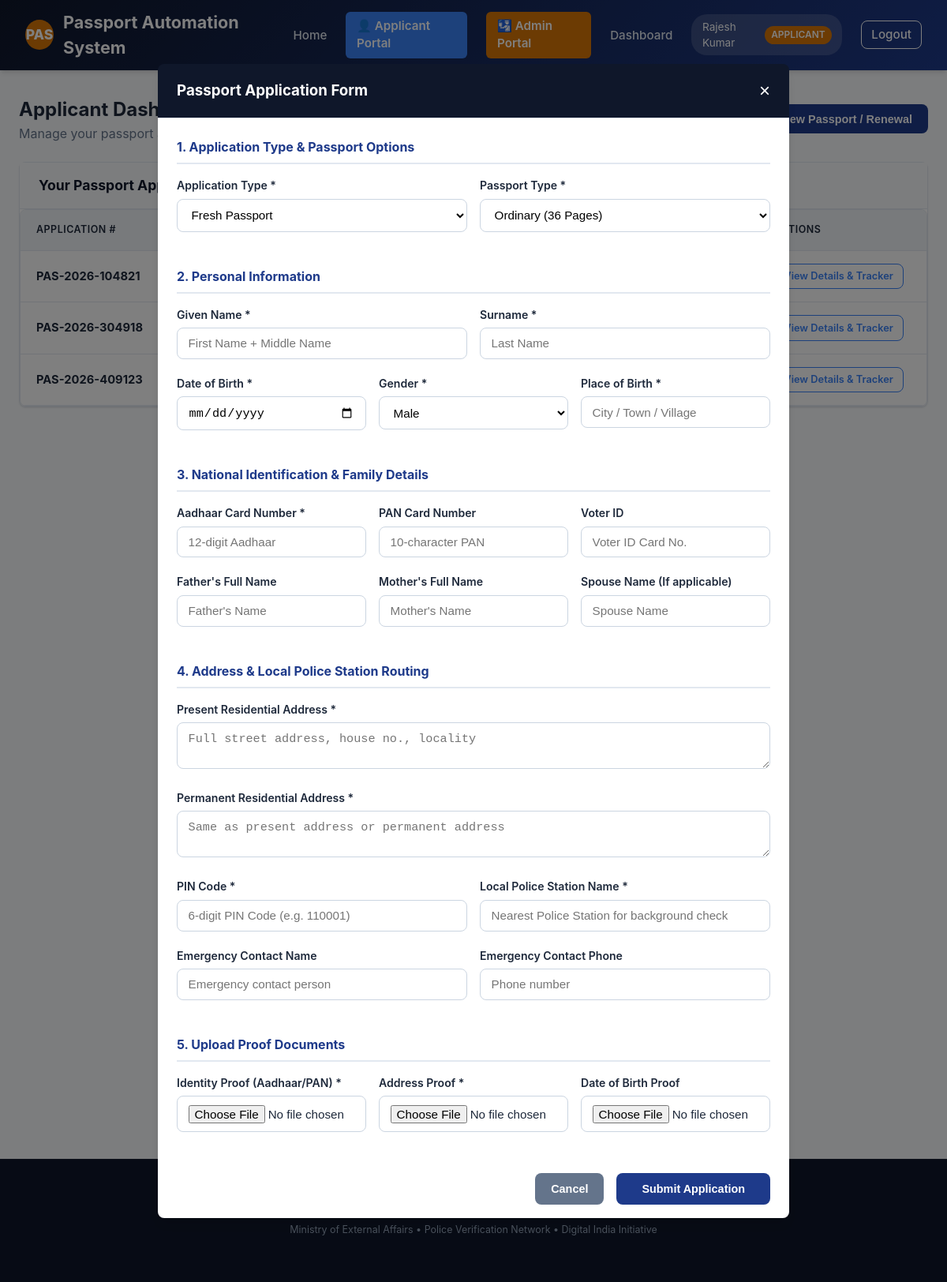
Screenshot of /applicant/apply (signed in) with the database file from the repository.
### models.py (models this page shows, shortened)
class User(db.Model):
    __tablename__ = 'users'
    id = db.Column(db.Integer, primary_key=True)
    username = db.Column(db.String(64), unique=True, nullable=False, index=True)
    email = db.Column(db.String(120), unique=True, nullable=False, index=True)
    password_hash = db.Column(db.String(256), nullable=False)
    role = db.Column(db.String(32), nullable=False, default='applicant') # applicant, passport_admin, regional_admin, police
    full_name = db.Column(db.String(128), nullable=False)
    phone = db.Column(db.String(20))
    jurisdiction_pin = db.Column(db.String(10)) # For filtering police / regional jurisdiction
    created_at = db.Column(db.DateTime, default=datetime.utcnow)
    applications = db.relationship('Application', backref='applicant', lazy=True, foreign_keys='Application.applicant_id')
    police_reports = db.relationship('PoliceReport', backref='officer', lazy=True)
    regional_verifications = db.relationship('RegionalVerification', backref='officer', lazy=True)
    audit_logs = db.relationship('AuditLog', backref='actor', lazy=True)

class Application(db.Model):
    __tablename__ = 'applications'
    id = db.Column(db.Integer, primary_key=True)
    application_number = db.Column(db.String(32), unique=True, nullable=False, index=True)
    applicant_id = db.Column(db.Integer, db.ForeignKey('users.id'), nullable=False)
    application_type = db.Column(db.String(32), nullable=False, default='new') # new, renewal
    passport_type = db.Column(db.String(32), nullable=False, default='ordinary_36') # ordinary_36, ordinary_60, official, diplomatic
    given_name = db.Column(db.String(64), nullable=False)
    surname = db.Column(db.String(64), nullable=False)
    dob = db.Column(db.Date, nullable=False)
    gender = db.Column(db.String(16), nullable=False)
    place_of_birth = db.Column(db.String(128), nullable=False)
    aadhaar_number = db.Column(db.String(20), index=True)
    pan_number = db.Column(db.String(20))
    voter_id = db.Column(db.String(20))
    father_name = db.Column(db.String(128))
    mother_name = db.Column(db.String(128))
    spouse_name = db.Column(db.String(128))
    present_address = db.Column(db.Text, nullable=False)
    permanent_address = db.Column(db.Text, nullable=False)
    pin_code = db.Column(db.String(10), nullable=False, index=True)
    police_station_name = db.Column(db.String(128), nullable=False)
    emergency_contact_name = db.Column(db.String(128))
    emergency_contact_phone = db.Column(db.String(20))
    status = db.Column(db.String(32), nullable=False, default='submitted', index=True)
    auto_check_status = db.Column(db.String(32), default='pending') # pending, passed, flagged
    auto_check_notes = db.Column(db.Text)
    passport_number = db.Column(db.String(32), unique=True, index=True)
    issue_date = db.Column(db.Date)
    expiry_date = db.Column(db.Date)
    dispatch_tracking_id = db.Column(db.String(64))
    dispatch_date = db.Column(db.Date)
    rejection_reason = db.Column(db.Text)
    created_at = db.Column(db.DateTime, default=datetime.utcnow)
    updated_at = db.Column(db.DateTime, default=datetime.utcnow, onupdate=datetime.utcnow)
    documents = db.relationship('Document', backref='application', cascade='all, delete-orphan', lazy=True)
    police_report = db.relationship('PoliceReport', backref='application', uselist=False, cascade='all, delete-orphan', lazy=True)
    regional_verification = db.relationship('RegionalVerification', backref='application', uselist=False, cascade='all, delete-orphan', lazy=True)
    appointment = db.relationship('Appointment', backref='application', uselist=False, cascade='all, delete-orphan', lazy=True)
    audit_logs = db.relationship('AuditLog', backref='application', cascade='all, delete-orphan', lazy=True)

### app.py (the view, shortened to what this page needs)
@app.route('/applicant/apply', methods=['GET', 'POST'])
@login_required
@role_required(['applicant'])
def apply_passport():
    applications = Application.query.filter_by(applicant_id=session['user_id']).order_by(Application.created_at.desc()).all()
    return render_template('applicant_dashboard.html', applications=applications, show_modal=True)

### templates/applicant_dashboard.html (shortened to what this page needs)
{% extends "base.html" %}
{% block content %}
<div class="dashboard-header">
  <div>
    <h2>Applicant Dashboard</h2>
    <p style="color: var(--text-muted);">Manage your passport applications, track progress, and upload documents.</p>
  </div>
  <button onclick="openModal('applyModal')" class="btn btn-primary">+ Apply for New Passport / Renewal</button>
</div>
<div class="card">
  <div class="card-header">
    <h3>Your Passport Applications</h3>
  </div>
  <div class="card-body" style="padding: 0;">
    {% if applications %}
      <div class="table-responsive">
        <table class="table">
          <thead>
            <tr>
              <th>Application #</th>
              <th>Applicant Name</th>
              <th>Type</th>
              <th>Submission Date</th>
              <th>Status</th>
              <th>Actions</th>
            </tr>
          </thead>
          <tbody>
            {% for app_item in applications %}
              <tr>
                <td><strong>{{ app_item.application_number }}</strong></td>
                <td>{{ app_item.given_name }} {{ app_item.surname }}</td>
                <td>
                  <span class="badge" style="background-color: #f1f5f9; color: var(--text-main);">
                  </span>
                </td>
                <td>{{ app_item.created_at.strftime('%Y-%m-%d %H:%M') }}</td>
                <td>
                  <span class="badge badge-{{ app_item.status }}">
                  </span>
                </td>
                <td>
                  <a href="{{ url_for('application_detail', app_id=app_item.id) }}" class="btn btn-sm btn-outline">View Details & Tracker</a>
                </td>
              </tr>
            {% endfor %}
          </tbody>
        </table>
      </div>
    {% else %}
      <div style="padding: 3rem; text-align: center; color: var(--text-muted);">
        <p style="font-size: 1.1rem; margin-bottom: 1rem;">You have not submitted any passport applications yet.</p>
        <button onclick="openModal('applyModal')" class="btn btn-primary">Click Here to Apply Now</button>
      </div>
    {% endif %}
  </div>
</div>
<div id="applyModal" class="modal-overlay" style="display: {% if show_modal %}flex{% else %}none{% endif %};">
  <div class="modal-content" style="max-width: 800px;">
    <div class="modal-header">
      <h3>Passport Application Form</h3>
      <button class="close-btn" onclick="closeModal('applyModal')">&times;</button>
    </div>
    <div class="modal-body">
      <form method="POST" action="{{ url_for('apply_passport') }}" enctype="multipart/form-data">
        <h4 style="color: var(--primary); margin-bottom: 1rem; border-bottom: 2px solid var(--border-color); padding-bottom: 0.5rem;">1. Application Type & Passport Options</h4>
        <div style="display: grid; grid-template-columns: 1fr 1fr; gap: 1rem;">
          <div class="form-group">
            <label class="form-label">Application Type *</label>
            <select name="application_type" class="form-select" required>
              <option value="new" selected>Fresh Passport</option>
            </select>
          </div>
          <div class="form-group">
            <label class="form-label">Passport Type *</label>
            <select name="passport_type" class="form-select" required>
              <option value="ordinary_36" selected>Ordinary (36 Pages)</option>
            </select>
          </div>
        </div>
        <h4 style="color: var(--primary); margin-top: 1.5rem; margin-bottom: 1rem; border-bottom: 2px solid var(--border-color); padding-bottom: 0.5rem;">2. Personal Information</h4>
        <div style="display: grid; grid-template-columns: 1fr 1fr; gap: 1rem;">
          <div class="form-group">
            <label class="form-label">Given Name *</label>
            <input type="text" name="given_name" class="form-control" required placeholder="First Name + Middle Name">
          </div>
          <div class="form-group">
            <label class="form-label">Surname *</label>
            <input type="text" name="surname" class="form-control" required placeholder="Last Name">
          </div>
        </div>
        <div style="display: grid; grid-template-columns: 1fr 1fr 1fr; gap: 1rem;">
          <div class="form-group">
            <label class="form-label">Date of Birth *</label>
            <input type="date" name="dob" class="form-control" required>
          </div>
          <div class="form-group">
            <label class="form-label">Gender *</label>
            <select name="gender" class="form-select" required>
              <option value="Male">Male</option>
            </select>
          </div>
          <div class="form-group">
            <label class="form-label">Place of Birth *</label>
            <input type="text" name="place_of_birth" class="form-control" required placeholder="City / Town / Village">
          </div>
        </div>
        <h4 style="color: var(--primary); margin-top: 1.5rem; margin-bottom: 1rem; border-bottom: 2px solid var(--border-color); padding-bottom: 0.5rem;">3. National Identification & Family Details</h4>
        <div style="display: grid; grid-template-columns: 1fr 1fr 1fr; gap: 1rem;">
          <div class="form-group">
            <label class="form-label">Aadhaar Card Number *</label>
            <input type="text" name="aadhaar_number" class="form-control" required placeholder="12-digit Aadhaar">
          </div>
          <div class="form-group">
            <label class="form-label">PAN Card Number</label>
            <input type="text" name="pan_number" class="form-control" placeholder="10-character PAN">
          </div>
          <div class="form-group">
            <label class="form-label">Voter ID</label>
            <input type="text" name="voter_id" class="form-control" placeholder="Voter ID Card No.">
          </div>
        </div>
        <div style="display: grid; grid-template-columns: 1fr 1fr 1fr; gap: 1rem;">
          <div class="form-group">
            <label class="form-label">Father's Full Name</label>
            <input type="text" name="father_name" class="form-control" placeholder="Father's Name">
          </div>
          <div class="form-group">
            <label class="form-label">Mother's Full Name</label>
            <input type="text" name="mother_name" class="form-control" placeholder="Mother's Name">
          </div>
          <div class="form-group">
            <label class="form-label">Spouse Name (If applicable)</label>
            <input type="text" name="spouse_name" class="form-control" placeholder="Spouse Name">
          </div>
        </div>
        <h4 style="color: var(--primary); margin-top: 1.5rem; margin-bottom: 1rem; border-bottom: 2px solid var(--border-color); padding-bottom: 0.5rem;">4. Address & Local Police Station Routing</h4>
        <div class="form-group">
          <label class="form-label">Present Residential Address *</label>
          <textarea name="present_address" class="form-control" rows="2" required placeholder="Full street address, house no., locality"></textarea>
        </div>
        <div class="form-group">
          <label class="form-label">Permanent Residential Address *</label>
          <textarea name="permanent_address" class="form-control" rows="2" required placeholder="Same as present address or permanent address"></textarea>
        </div>
        <div style="display: grid; grid-template-columns: 1fr 1fr; gap: 1rem;">
          <div class="form-group">
            <label class="form-label">PIN Code *</label>
            <input type="text" name="pin_code" class="form-control" required placeholder="6-digit PIN Code (e.g. 110001)">
          </div>
          <div class="form-group">
            <label class="form-label">Local Police Station Name *</label>
            <input type="text" name="police_station_name" class="form-control" required placeholder="Nearest Police Station for background check">
          </div>
        </div>
        <div style="display: grid; grid-template-columns: 1fr 1fr; gap: 1rem;">
          <div class="form-group">
            <label class="form-label">Emergency Contact Name</label>
            <input type="text" name="emergency_contact_name" class="form-control" placeholder="Emergency contact person">
          </div>
          <div class="form-group">
            <label class="form-label">Emergency Contact Phone</label>
            <input type="text" name="emergency_contact_phone" class="form-control" placeholder="Phone number">
          </div>
        </div>
        <h4 style="color: var(--primary); margin-top: 1.5rem; margin-bottom: 1rem; border-bottom: 2px solid var(--border-color); padding-bottom: 0.5rem;">5. Upload Proof Documents</h4>
        <div style="display: grid; grid-template-columns: 1fr 1fr 1fr; gap: 1rem;">
          <div class="form-group">
            <label class="form-label">Identity Proof (Aadhaar/PAN) *</label>
            <input type="file" name="identity_proof" class="form-control" required>
          </div>
          <div class="form-group">
            <label class="form-label">Address Proof *</label>
            <input type="file" name="address_proof" class="form-control" required>
          </div>
          <div class="form-group">
            <label class="form-label">Date of Birth Proof</label>
            <input type="file" name="dob_proof" class="form-control">
          </div>
        </div>
        <div style="margin-top: 2rem; display: flex; justify-content: flex-end; gap: 1rem;">
          <button type="button" onclick="closeModal('applyModal')" class="btn btn-secondary">Cancel</button>
          <button type="submit" class="btn btn-primary" style="padding: 0.75rem 2rem;">Submit Application</button>
        </div>
      </form>
    </div>
  </div>
</div>
{% endblock %}

### templates/base.html (shortened to what this page needs)
<!DOCTYPE html>
<html lang="en">
<head>
  <link rel="stylesheet" href="{{ url_for('static', filename='css/style.css') }}">
</head>
<body>
  <nav class="navbar">
    <a href="{{ url_for('index') }}" class="navbar-brand">
      <div class="emblem">PAS</div>
      <span>Passport Automation System</span>
    </a>
    <ul class="nav-links">
      <li><a href="{{ url_for('index') }}">Home</a></li>
      <li>
        <a href="{{ url_for('portal_applicant') }}" class="portal-nav-btn applicant-nav">
          👤 Applicant Portal
        </a>
      </li>
      <li>
        <a href="{{ url_for('portal_admin') }}" class="portal-nav-btn admin-nav">
          🛂 Admin Portal
        </a>
      </li>
      {% if session.get('user_id') %}
        <li><a href="{{ url_for('dashboard') }}">Dashboard</a></li>
        <li>
          <div class="user-badge">
            <span>{{ current_user.full_name if current_user else session.get('full_name') }}</span>
            <span class="role-pill">{{ session.get('user_role') }}</span>
          </div>
        </li>
        <li><a href="{{ url_for('logout') }}" class="btn btn-sm btn-outline" style="color: white; border-color: white;">Logout</a></li>
      {% else %}
        <li><a href="{{ url_for('login') }}">Login</a></li>
        <li><a href="{{ url_for('register') }}" class="btn btn-sm btn-primary">Register</a></li>
      {% endif %}
    </ul>
  </nav>
  <div class="container">
    {% block content %}{% endblock %}
  </div>
  <footer>
    <div class="container">
      <p>&copy; 2026 Passport Automation System (PAS) &bull; Centralized Digital Passport & Verification Portal</p>
      <p style="margin-top: 0.25rem; font-size: 0.78rem;">Ministry of External Affairs &bull; Police Verification Network &bull; Digital India Initiative</p>
    </div>
  </footer>
</body>
</html>

### rows the page displays
User: full_name "Rajesh Kumar"
Application: application_number "PAS-2026-104821"
Application: application_number "PAS-2026-304918"
Application: application_number "PAS-2026-409123"

### other values shown
{{ session.get('user_role') }} "APPLICANT"
